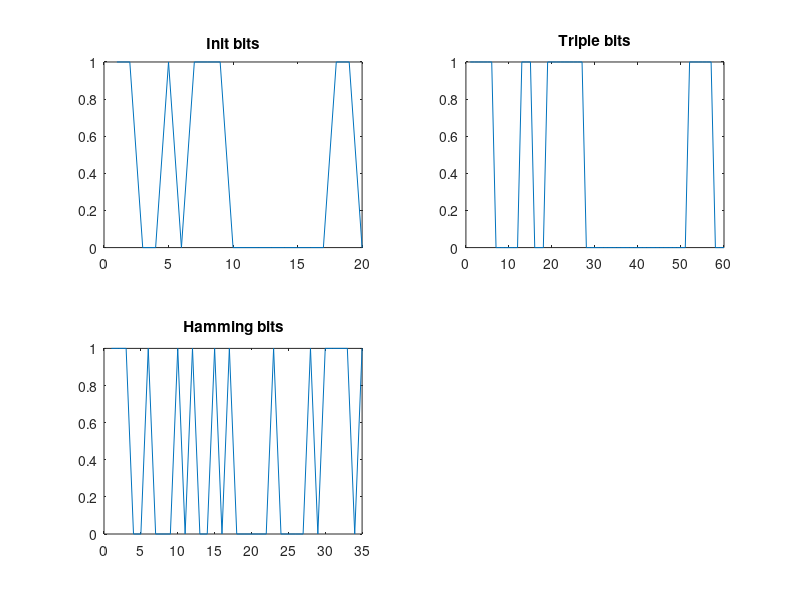

Reproduce this figure in MATLAB.
n_bits = 20;
rows = 1;

init_bits = randi([0 1], rows, n_bits);

triple_bits = repelem(init_bits, 3);

n = 7;
k = 4;
A = [ 1 1 1; 1 1 0; 1 0 1; 0 1 1 ];        
G = [ eye(k) A ];
H = [ A' eye(n-k) ];
msg_mtrx = transpose(reshape(init_bits, 4, n_bits/4));
hamm_bits_mtrx = mod(msg_mtrx*G, 2);
hamm_bits_vec = hamm_bits_mtrx(:);

m = 4;
n = 2^m - 1;
k = 5;
bits_k_mtrx = reshape(init_bits, n_bits/k, k);
disp(bits_k_mtrx);
msgTx = gf(init_bits);
%bch_bits = bchenc(msgTx, n, k);

%disp(triple_bits);
%disp(init_bits);
%disp(hamm_bits_mtrx);
%disp(hamm_bits_vec);

subplot(2, 2, 1);
plot(init_bits);
title("Init bits");

subplot(2, 2, 2);
plot(triple_bits);
title("Triple bits");

subplot(2, 2, 3);
plot(hamm_bits_vec);
title("Hamming bits");

%subplot(2, 2, 4);
%plot(bch_bits);
%title("BCH bits");




